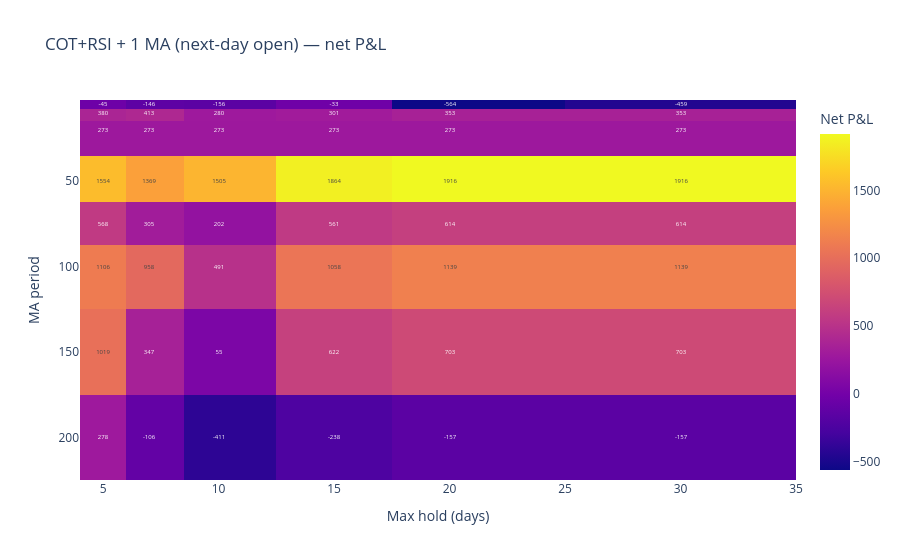

Source (notebook cell):
### Code cell
from backtest_engine.data import load_cot_data as load_data
from backtest_engine.indicators import calculate_atr
from backtest_engine.cot_rsi import (
    prepare_strategy_data, generate_signals, COTRSIBacktester,
)
import pandas as pd
import plotly.express as px

RSI_EXIT = 60
MA_STOP_MULT = 2
MA_TARGET_MULT = 3
MA_INITIAL = 30_000

holds = [5, 7, 10, 15, 20, 30]
mas = [5, 10, 20, 50, 75, 100, 150, 200]

def MA_backtest_next_open(df, market, hold):
    df = df.copy()
    fill = df["signal"] != 0
    df.loc[fill, "Close"] = df.loc[fill, "Open"]
    bt = COTRSIBacktester(
        initial_capital=MA_INITIAL,
        risk_per_trade=0.01,
        atr_stop_mult=MA_STOP_MULT,
        atr_target_mult=MA_TARGET_MULT,
        max_hold_days=hold,
        rsi_exit=RSI_EXIT,
    )
    return bt.backtest(df, market_name=market)

raw = load_data()
markets = sorted(raw.loc[raw["data_type"] == "daily_price", "Market"].unique())

prepared = {}
for market in markets:
    df = prepare_strategy_data(raw, market)
    if df.empty:
        continue
    df = generate_signals(calculate_atr(df, period=10))
    df["signal_raw"] = df["signal"]
    prepared[market] = df

rows = []
for ma in mas:
    for hold in holds:
        total_pnl = 0.0
        n_trades = 0
        for market, base in prepared.items():
            df = base.copy()
            df["MA"] = df["Close"].rolling(ma).mean()
            df["signal"] = df["signal_raw"]
            df.loc[(df["signal"] == 1) & ~(df["Close"] > df["MA"]), "signal"] = 0
            df.loc[(df["signal"] == -1) & ~(df["Close"] < df["MA"]), "signal"] = 0
            df["signal"] = df["signal"].shift(1).fillna(0).astype(int)

            res = MA_backtest_next_open(df, market, hold)
            if not res["trades"].empty:
                total_pnl += res["trades"]["pnl"].sum()
                n_trades += len(res["trades"])
        rows.append({
            "ma": ma,
            "max_hold_days": hold,
            "net_profit": total_pnl,
            "trades": n_trades,
        })

grid = pd.DataFrame(rows)
pivot = grid.pivot(index="ma", columns="max_hold_days", values="net_profit")
px.imshow(
    pivot,
    text_auto=".0f",
    aspect="auto",
    labels=dict(x="Max hold (days)", y="MA period", color="Net P&L"),
    title="COT+RSI + 1 MA (next-day open) — net P&L",
).show()
grid.sort_values("net_profit", ascending=False).head(10)

### Figure 1 — Plotly figure (JSON) as saved in the notebook; plotly's stock layout.template omitted (floating-point values rounded to 4 significant figures)
{"data": [{"coloraxis": "coloraxis", "hovertemplate": "Max hold (days): %{x}<br>MA period: %{y}<br>Net P&L: %{z}<extra></extra>", "name": "0", "texttemplate": "%{z:.0f}", "type": "heatmap", "x": [5, 7, 10, 15, 20, 30], "xaxis": "x", "y": [5, 10, 20, 50, 75, 100, 150, 200], "yaxis": "y", "z": [[-44.98, -145.6, -156.1, -32.7, -563.5, -458.7], [379.7, 412.8, 279.9, 300.9, 353.4, 353.4], [272.7, 272.7, 272.7, 272.7, 272.7, 272.7], [1554.0, 1369.0, 1505.0, 1864.0, 1916.0, 1916.0], [567.7, 305.2, 202.2, 561.5, 614.0, 614.0], [1106.0, 958.5, 491.2, 1058.0, 1139.0, 1139.0], [1019.0, 347.1, 55.23, 622.1, 703.1, 703.1], [278.1, -105.7, -410.7, -237.8, -156.8, -156.8]]}], "layout": {"coloraxis": {"colorbar": {"title": {"text": "Net P&L"}}, "colorscale": [[0, "#0d0887"], [0.1111, "#46039f"], [0.2222, "#7201a8"], [0.3333, "#9c179e"], [0.4444, "#bd3786"], [0.5556, "#d8576b"], [0.6667, "#ed7953"], [0.7778, "#fb9f3a"], [0.8889, "#fdca26"], [1, "#f0f921"]]}, "title": {"text": "COT+RSI + 1 MA (next-day open) — net P&L"}, "xaxis": {"anchor": "y", "domain": [0, 1], "title": {"text": "Max hold (days)"}}, "yaxis": {"anchor": "x", "autorange": "reversed", "domain": [0, 1], "title": {"text": "MA period"}}}}
